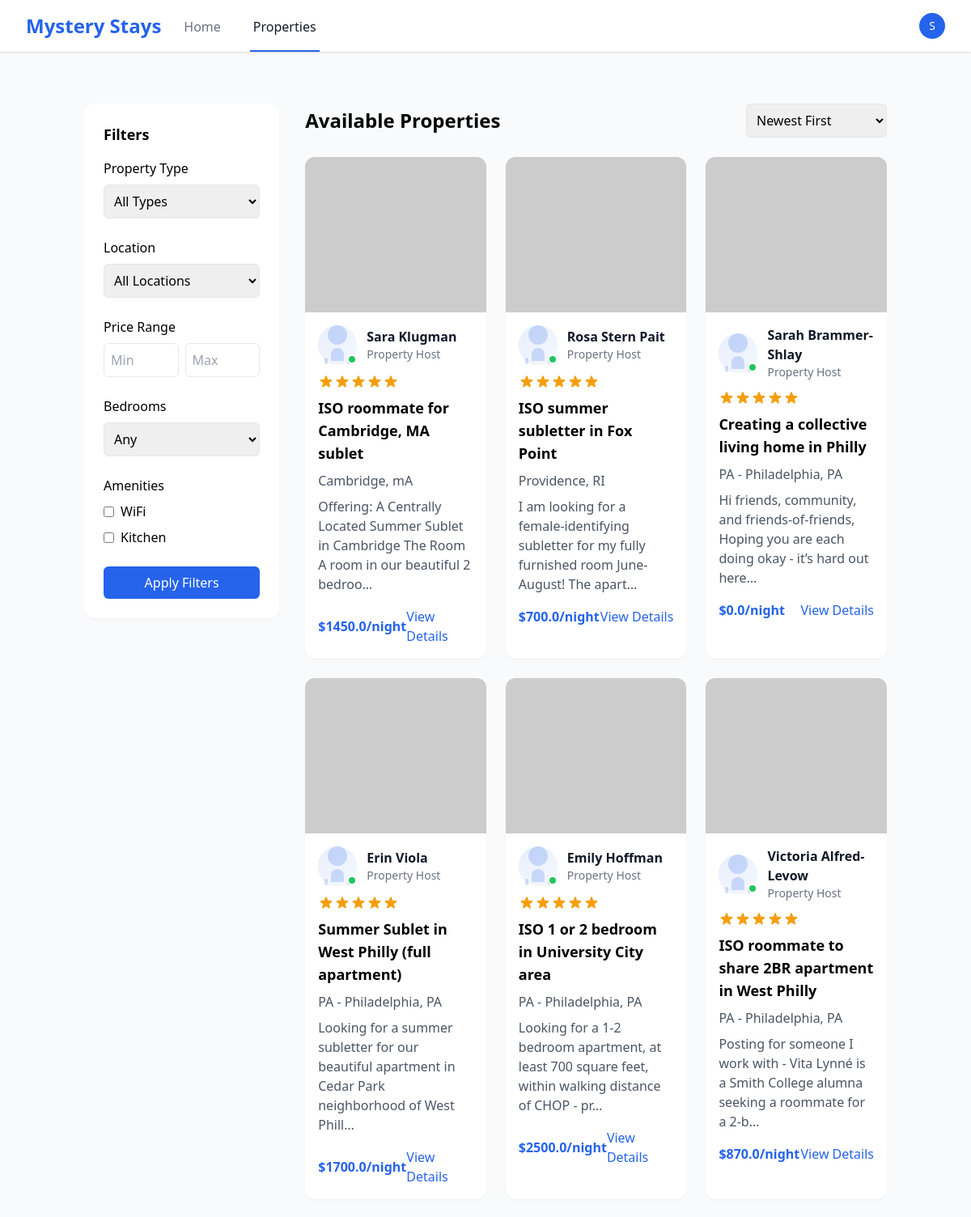
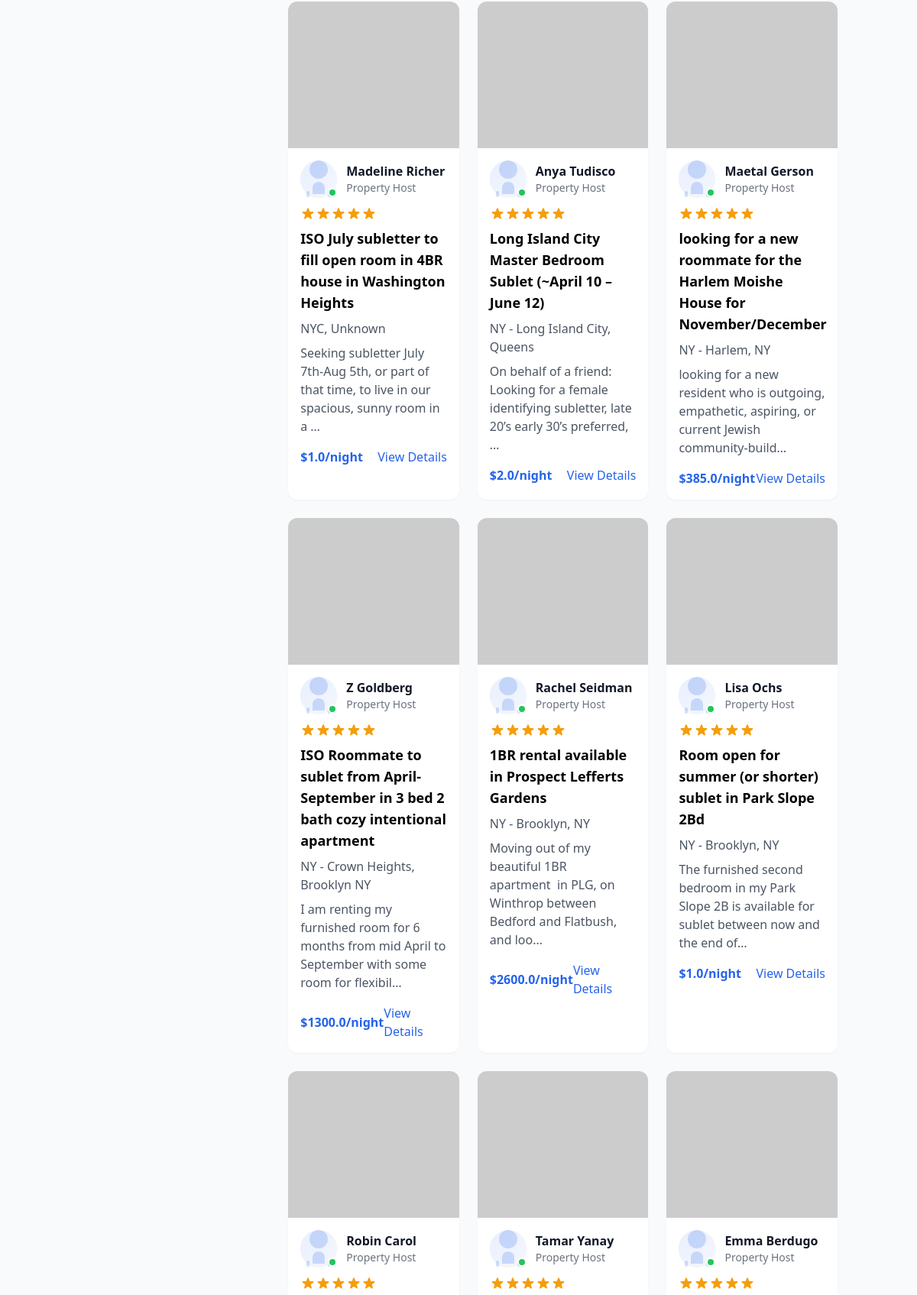
The app's page /properties/ (signed in, upper part) with its own data (2 pictures, top to bottom).
### listings/models.py (models this page shows, shortened)
class Amenity(models.Model):
    name = models.CharField(max_length=100)

class Property(models.Model):
    PROPERTY_TYPE_CHOICES = (
        ('APARTMENT', 'Apartment'),
        ('HOUSE', 'House'),
        ('CONDO', 'Condo'),
        ('TOWNHOUSE', 'Townhouse'),
    )
    SOURCE_CHOICES = (
        ('AIRBNB', 'Airbnb'),
        ('OTHER', 'Other'),
    )
    listing_id = models.CharField(max_length=50, unique=True, blank=True, null=True)  # Added for scraper
    title = models.CharField(max_length=255)
    description = models.TextField(blank=True, null=True)
    landlord = models.ForeignKey(Landlord, on_delete=models.SET_NULL, null=True, blank=True)
    location = models.ForeignKey(Location, on_delete=models.CASCADE)
    property_type = models.CharField(max_length=50, choices=PROPERTY_TYPE_CHOICES, default='APARTMENT')
    bedrooms = models.PositiveIntegerField(default=1)
    bathrooms = models.PositiveIntegerField(default=1)
    rent_amount = models.FloatField()
    rating = models.FloatField(blank=True, null=True)
    is_available = models.BooleanField(default=True)
    source = models.CharField(max_length=50, choices=SOURCE_CHOICES, default='AIRBNB')
    voucher_types = models.ManyToManyField(VoucherType, blank=True)
    date_posted = models.DateTimeField(auto_now_add=True)
    created_at = models.DateTimeField(auto_now_add=True)
    updated_at = models.DateTimeField(auto_now=True)
    is_outdated = models.BooleanField(default=False)

class Landlord(models.Model):
    name = models.CharField(max_length=100)
    email = models.EmailField(blank=True, null=True)
    phone = models.CharField(max_length=20, blank=True, null=True)
    voucher_friendly = models.BooleanField(default=False)
    created_at = models.DateTimeField(auto_now_add=True)
    updated_at = models.DateTimeField(auto_now=True)

class Location(models.Model):
    address = models.CharField(max_length=255, blank=True, null=True)
    city = models.CharField(max_length=100)
    state = models.CharField(max_length=100)
    country = models.CharField(max_length=100)
    zip_code = models.CharField(max_length=20, blank=True, null=True)

### listings/views.py (the view)
# urls.py: path('properties/', property_list, name='property_list'),
def property_list(request):
    properties = Property.objects.filter(
        is_available=True
    ).select_related(
        'location'
    ).prefetch_related(
        'images',
        'property_amenities__amenity'
    )
    property_types = Property.PROPERTY_TYPE_CHOICES
    property_type = request.GET.get('property_type')
    if property_type:
        properties = properties.filter(property_type=property_type)
    location = request.GET.get('location')
    if location:
        properties = properties.filter(location__city__icontains=location)
    min_price = request.GET.get('min_price')
    max_price = request.GET.get('max_price')
    if min_price:
        properties = properties.filter(rent_amount__gte=float(min_price))
    if max_price:
        properties = properties.filter(rent_amount__lte=float(max_price))
    bedrooms = request.GET.get('bedrooms')
    if bedrooms:
        properties = properties.filter(bedrooms__gte=int(bedrooms))
    amenities = request.GET.getlist('amenities')
    if amenities:
        properties = properties.filter(property_amenities__amenity__name__in=amenities)
    sort_by = request.GET.get('sort_by', '-created_at')
    if sort_by in ['rent_amount', '-rent_amount', 'rating', '-rating', 'created_at', '-created_at']:
        properties = properties.order_by(sort_by)
    all_amenities = Amenity.objects.all()
    locations = Location.objects.filter(property__in=properties).distinct()
    return render(request, 'listings/property_list.html', {
        'properties': properties,
        'property_types': property_types,
        'all_amenities': all_amenities,
        'locations': locations,
        'filters': {
            'property_type': property_type,
            'location': location,
            'min_price': min_price,
            'max_price': max_price,
            'bedrooms': bedrooms,
            'amenities': amenities,
            'sort_by': sort_by
        }
    })

### listings/templates/listings/property_list.html (shortened to what this page needs)
{% extends "listings/base.html" %}
{% block page_content %}
<div class="container mx-auto px-4 py-8">
    <div class="flex flex-col md:flex-row gap-8">
        <div class="w-full md:w-1/4 bg-white rounded-xl shadow-sm p-6 h-fit">
            <form method="get" action="{% url 'property_list' %}" id="filter-form">
                <h3 class="text-lg font-semibold mb-4">Filters</h3>
                <div class="mb-6">
                    <h4 class="font-medium mb-2">Property Type</h4>
                    <select name="property_type" class="w-full p-2 border rounded-md">
                        <option value="">All Types</option>
                    </select>
                </div>
                <div class="mb-6">
                    <h4 class="font-medium mb-2">Location</h4>
                    <select name="location" class="w-full p-2 border rounded-md">
                        <option value="">All Locations</option>
                    </select>
                </div>
                <div class="mb-6">
                    <h4 class="font-medium mb-2">Price Range</h4>
                    <div class="flex gap-2">
                        <input type="number" name="min_price" placeholder="Min" value="{{ filters.min_price }}"
                               class="w-1/2 p-2 border rounded-md">
                        <input type="number" name="max_price" placeholder="Max" value="{{ filters.max_price }}"
                               class="w-1/2 p-2 border rounded-md">
                    </div>
                </div>
                <div class="mb-6">
                    <h4 class="font-medium mb-2">Bedrooms</h4>
                    <select name="bedrooms" class="w-full p-2 border rounded-md">
                        <option value="">Any</option>
                    </select>
                </div>
                <div class="mb-6">
                    <h4 class="font-medium mb-2">Amenities</h4>
                    <div class="space-y-2">
                        {% for amenity in all_amenities %}
                            <label class="flex items-center">
                                <input type="checkbox" name="amenities" value="{{ amenity.name }}"
                                       class="mr-2">
                                {{ amenity.name }}
                            </label>
                        {% endfor %}
                    </div>
                </div>
                <button type="submit" class="w-full bg-primary text-white py-2 px-4 rounded-md hover:bg-primary-dark transition-colors">
                    Apply Filters
                </button>
            </form>
        </div>
        <div class="w-full md:w-3/4">
            <div class="mb-6 flex justify-between items-center">
                <h2 class="text-2xl font-bold">Available Properties</h2>
                <select name="sort_by" form="filter-form" class="p-2 border rounded-md">
                    <option value="-created_at" {% if filters.sort_by == '-created_at' %}selected{% endif %}>Newest First</option>
                </select>
            </div>
            <div class="grid grid-cols-1 md:grid-cols-2 lg:grid-cols-3 gap-6">
                {% for property in properties %}
                    <div class="bg-white rounded-xl overflow-hidden shadow-sm hover:shadow-md transition-shadow">
                        <img src="{{ property.images.first.image_url|default:'https://via.placeholder.com/300x200' }}"
                             alt="{{ property.title }}" class="w-full h-48 object-cover">
                        <div class="p-4">
                            <div class="flex items-center gap-3 mb-3">
                                <div class="relative">
                                    <div class="w-12 h-12 rounded-full bg-gradient-to-br from-primary/10 to-primary/5 flex items-center justify-center shadow-sm">
                                        <div class="relative">
                                            <div class="w-6 h-6 rounded-full bg-primary/20 mx-auto"></div>
                                            <div class="w-4 h-4 bg-primary/20 rounded-t-full mx-auto mt-1"></div>
                                            <div class="flex justify-between w-8 mx-auto -mt-1">
                                                <div class="w-1 h-2 bg-primary/20 rounded-full"></div>
                                            </div>
                                        </div>
                                    </div>
                                    <div class="absolute bottom-0 right-0 w-3 h-3 bg-green-500 rounded-full border-2 border-white shadow-sm"></div>
                                </div>
                                <div>
                                    <h3 class="font-semibold text-gray-900">{{ property.landlord.name }}</h3>
                                    <p class="text-sm text-gray-500">Property Host</p>
                                </div>
                            </div>
                            <div class="flex items-center text-amber-500 mb-2">
                            </div>
                            <h3 class="text-lg font-semibold mb-2">{{ property.title }}</h3>
                            <p class="text-gray-600 mb-2">{{ property.location.city }}, {{ property.location.state }}</p>
                            <p class="text-gray-600 mb-4">{{ property.description|truncatechars:100 }}</p>
                            <div class="flex items-center justify-between">
                                <span class="text-primary font-bold">${{ property.rent_amount }}/night</span>
                                <a href="{% url 'property_detail' property.pk %}" class="text-primary hover:text-primary-dark">View Details</a>
                            </div>
                        </div>
                    </div>
                {% endfor %}
            </div>
        </div>
    </div>
</div>
{% endblock %}

### listings/templates/listings/base.html (shortened to what this page needs)
<!DOCTYPE html>
<html lang="en">
<head>
    <link href="https://cdn.jsdelivr.net/npm/flatpickr/dist/flatpickr.min.css" rel="stylesheet">
    <script src="https://cdn.tailwindcss.com"></script>
</head>
<body class="min-h-screen bg-gray-50">
    <nav class="bg-white shadow" x-data="{ isOpen: false }">
        <div class="max-w-7xl mx-auto px-4 sm:px-6 lg:px-8">
            <div class="flex justify-between h-16">
                <div class="flex">
                    <div class="flex-shrink-0 flex items-center">
                        <a href="{% url 'index' %}" class="text-2xl font-bold text-primary">
                            Mystery Stays
                        </a>
                    </div>
                    <div class="hidden sm:ml-6 sm:flex sm:space-x-8">
                        <a href="{% url 'index' %}" class="inline-flex items-center px-1 pt-1 border-b-2 {% if request.resolver_match.url_name == 'index' %}border-primary text-gray-900{% else %}border-transparent text-gray-500 hover:border-gray-300 hover:text-gray-700{% endif %}">
                            Home
                        </a>
                        <a href="{% url 'property_list' %}" class="inline-flex items-center px-1 pt-1 border-b-2 {% if request.resolver_match.url_name == 'property_list' %}border-primary text-gray-900{% else %}border-transparent text-gray-500 hover:border-gray-300 hover:text-gray-700{% endif %}">
                            Properties
                        </a>
                    </div>
                </div>
                <div class="hidden sm:ml-6 sm:flex sm:items-center">
                    {% if user.is_authenticated %}
                        <div class="ml-3 relative" x-data="{ open: false }">
                            <div>
                                <button @click="open = !open" class="bg-white rounded-full flex text-sm focus:outline-none focus:ring-2 focus:ring-offset-2 focus:ring-primary" id="user-menu-button">
                                    <div class="h-8 w-8 rounded-full bg-primary text-white flex items-center justify-center">
                                        {{ user.username|first|upper }}
                                    </div>
                                </button>
                            </div>
                        </div>
                    {% endif %}
                </div>
            </div>
        </div>
    </nav>
    <main class="max-w-7xl mx-auto px-4 sm:px-6 lg:px-8 py-8">
        {% block page_content %}{% endblock %}
    </main>
</body>
</html>

### records on screen
Amenity: name "WiFi"
Amenity: name "Kitchen"
Property: landlord.name "Sara Klugman", rating 5 (drawn), title "ISO roommate for Cambridge, MA sublet", location.city "Cambridge", location.state "mA", description "Offering: A Centrally Located Summer Sublet in Cambridge The Room A room in our beautiful 2 bedroo…", rent_amount "1450.0"
Property: landlord.name "Rosa Stern Pait", rating 5 (drawn), title "ISO summer subletter in Fox Point", location.city "Providence", location.state "RI", description "I am looking for a female-identifying subletter for my fully furnished room June-August! The apart…", rent_amount "700.0"
Property: landlord.name "Sarah Brammer-Shlay", rating 5 (drawn), title "Creating a collective living home in Philly", location.city "PA - Philadelphia", location.state "PA", description "Hi friends, community, and friends-of-friends, Hoping you are each doing okay - it’s hard out here…", rent_amount "0.0"
Property: landlord.name "Erin Viola", rating 5 (drawn), title "Summer Sublet in West Philly (full apartment)", location.city "PA - Philadelphia", location.state "PA", description "Looking for a summer subletter for our beautiful apartment in Cedar Park neighborhood of West Phill…", rent_amount "1700.0"
Property: landlord.name "Emily Hoffman", rating 5 (drawn), title "ISO 1 or 2 bedroom in University City area", location.city "PA - Philadelphia", location.state "PA", description "Looking for a 1-2 bedroom apartment, at least 700 square feet, within walking distance of CHOP - pr…", rent_amount "2500.0"
Property: landlord.name "Victoria Alfred-Levow", rating 5 (drawn), title "ISO roommate to share 2BR apartment in West Philly", location.city "PA - Philadelphia", location.state "PA", description "Posting for someone I work with - Vita Lynné is a Smith College alumna seeking a roommate for a 2-b…", rent_amount "870.0"
Property: landlord.name "Madeline Richer", rating 5 (drawn), title "ISO July subletter to fill open room in 4BR house in Washington Heights", location.city "NYC", location.state "Unknown", description "Seeking subletter July 7th-Aug 5th, or part of that time, to live in our spacious, sunny room in a …", rent_amount "1.0"
Property: landlord.name "Anya Tudisco", rating 5 (drawn), title "Long Island City Master Bedroom Sublet (~April 10 – June 12)", location.city "NY - Long Island City", location.state "Queens", description "On behalf of a friend: Looking for a female identifying subletter, late 20’s early 30’s preferred, …", rent_amount "2.0"
Property: landlord.name "Maetal Gerson", rating 5 (drawn), title "looking for a new roommate for the Harlem Moishe House for November/December", location.city "NY - Harlem", location.state "NY", description "looking for a new resident who is outgoing, empathetic, aspiring, or current Jewish community-build…", rent_amount "385.0"
Property: landlord.name "Z Goldberg", rating 5 (drawn), title "ISO Roommate to sublet from April-September in 3 bed 2 bath cozy intentional apartment", location.city "NY - Crown Heights", location.state "Brooklyn NY", description "I am renting my furnished room for 6 months from mid April to September with some room for flexibil…", rent_amount "1300.0"
Property: landlord.name "Rachel Seidman", rating 5 (drawn), title "1BR rental available in Prospect Lefferts Gardens", location.city "NY - Brooklyn", location.state "NY", description "Moving out of my beautiful 1BR apartment in PLG, on Winthrop between Bedford and Flatbush, and loo…", rent_amount "2600.0"
Property: landlord.name "Lisa Ochs", rating 5 (drawn), title "Room open for summer (or shorter) sublet in Park Slope 2Bd", location.city "NY - Brooklyn", location.state "NY", description "The furnished second bedroom in my Park Slope 2B is available for sublet between now and the end of…", rent_amount "1.0"
Property: landlord.name "Robin Carol", rating 5 (drawn)
Property: landlord.name "Tamar Yanay", rating 5 (drawn)
Property: landlord.name "Emma Berdugo", rating 5 (drawn)

### other values on screen
{{ user.username|first|upper }} "S"
